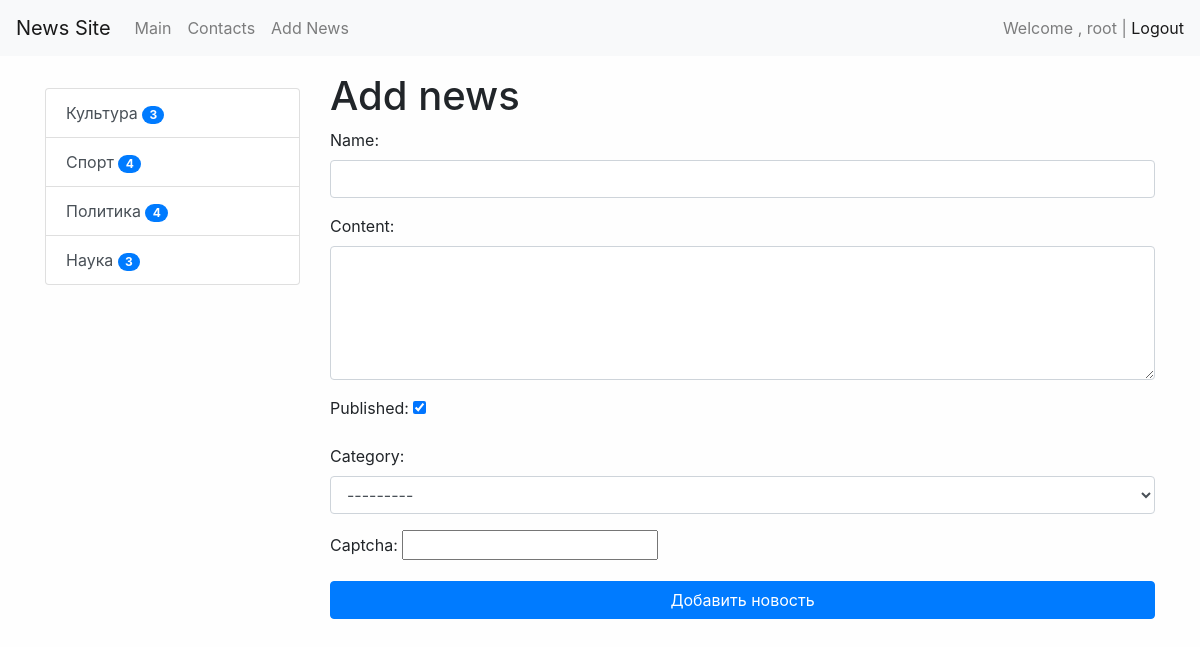
The app's page /news/add-news (signed in), older data.
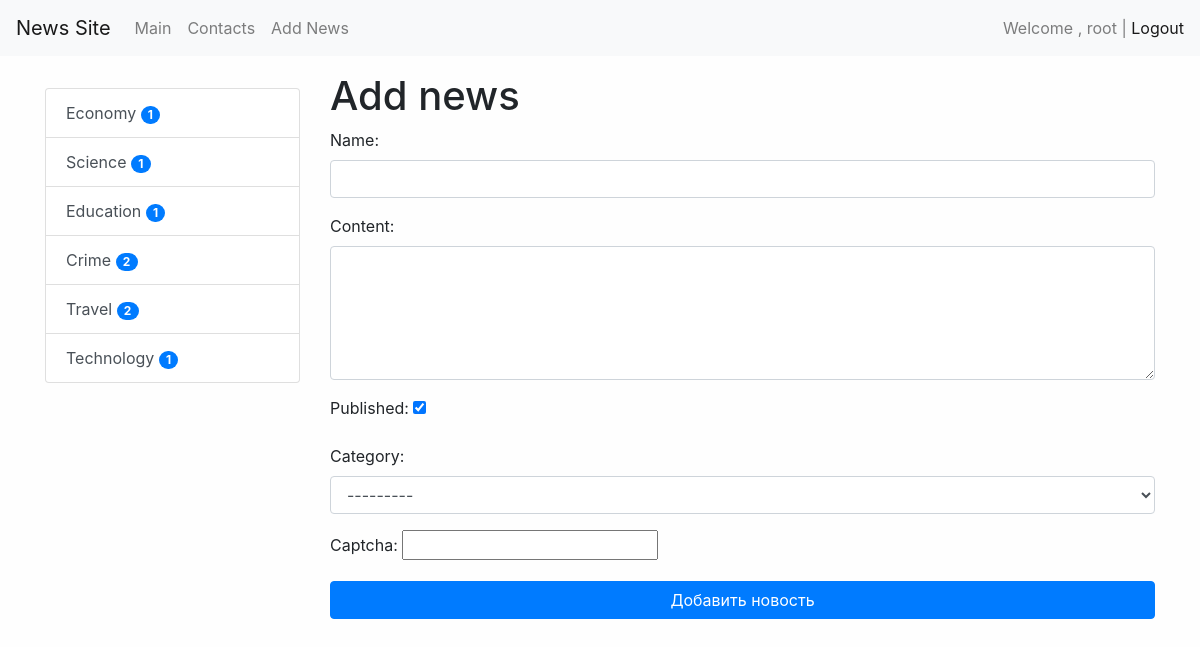
The same page, newer data.
### news/models.py (models this page shows)
class Category(models.Model):
    title = models.CharField(max_length=150, db_index=True, verbose_name='Category`s name')
    def get_absolute_url(self):
        return reverse(viewname='category', kwargs={'category_id': self.pk})
    def __str__(self):
        return self.title
    class Meta:
        verbose_name = 'Category'
        verbose_name_plural = 'Categories'
        ordering = ['title']

### news/views.py (the view)
# urls.py: path('news/add-news', CreateNews.as_view(), name='add_news'),
class CreateNews(LoginRequiredMixin, CreateView):
    form_class = NewsForm
    template_name = 'news/add_news.html'
    raise_exception = True  # ошибку для неавторизованного

### news/forms.py (shortened to what this page needs)
class NewsForm(forms.ModelForm):
    class Meta:
        model = News
        fields = ('title', 'content', 'is_published', 'category')
        widgets = {
            'title': forms.TextInput(attrs={'class': 'form-control'}),
            'content': forms.Textarea(attrs={'class': 'form-control', 'rows': 5}),
            'category': forms.Select(attrs={'class': 'form-control'}),
        }
        widgets['category']
    captcha = CaptchaField()

### news/templatetags/news_tags.py (called while the page is built)
@register.inclusion_tag('news/list_categories.html')
def show_categories(arg1='Hello ', arg2='World'):
    categories = Category.objects.annotate(cnt=Count('news')).filter(cnt__gt=0)
    return {
        'categories': categories,
        'arg1': arg1,
        'arg2': arg2
    }

### news/templates/news/add_news.html (shortened to what this page needs)
{% extends "base.html" %}
{% block sidebar %}
{% include 'inc/_sidebar.html' %}
{% endblock %}
{% block content %}
<h1>Add news</h1>
<form action="{% url 'add_news' %}" method="post">
    {{ form.as_p }}
    <button type="submit" class="btn btn-primary btn-block">Добавить новость</button>
{% endblock %}

### news/templates/news/list_categories.html
<div class="list-group">
    {% for item in categories %}
    <a href="{{ item.get_absolute_url }}" class="list-group-item list-group-item-action">{{ item.title }} <span
            class="badge badge-primary badge-pill">{{item.cnt}}</span></a>
    {% endfor %}
</div>

Row changes from the older to the newer data that the page shows:
removed Category: title "Культура", cnt "3"
removed Category: title "Спорт", cnt "4"
removed Category: title "Политика", cnt "4"
removed Category: title "Наука", cnt "3"
added Category: title "Economy", cnt "1"
added Category: title "Science", cnt "1"
added Category: title "Education", cnt "1"
added Category: title "Crime", cnt "2"
added Category: title "Travel", cnt "2"
added Category: title "Technology", cnt "1"
